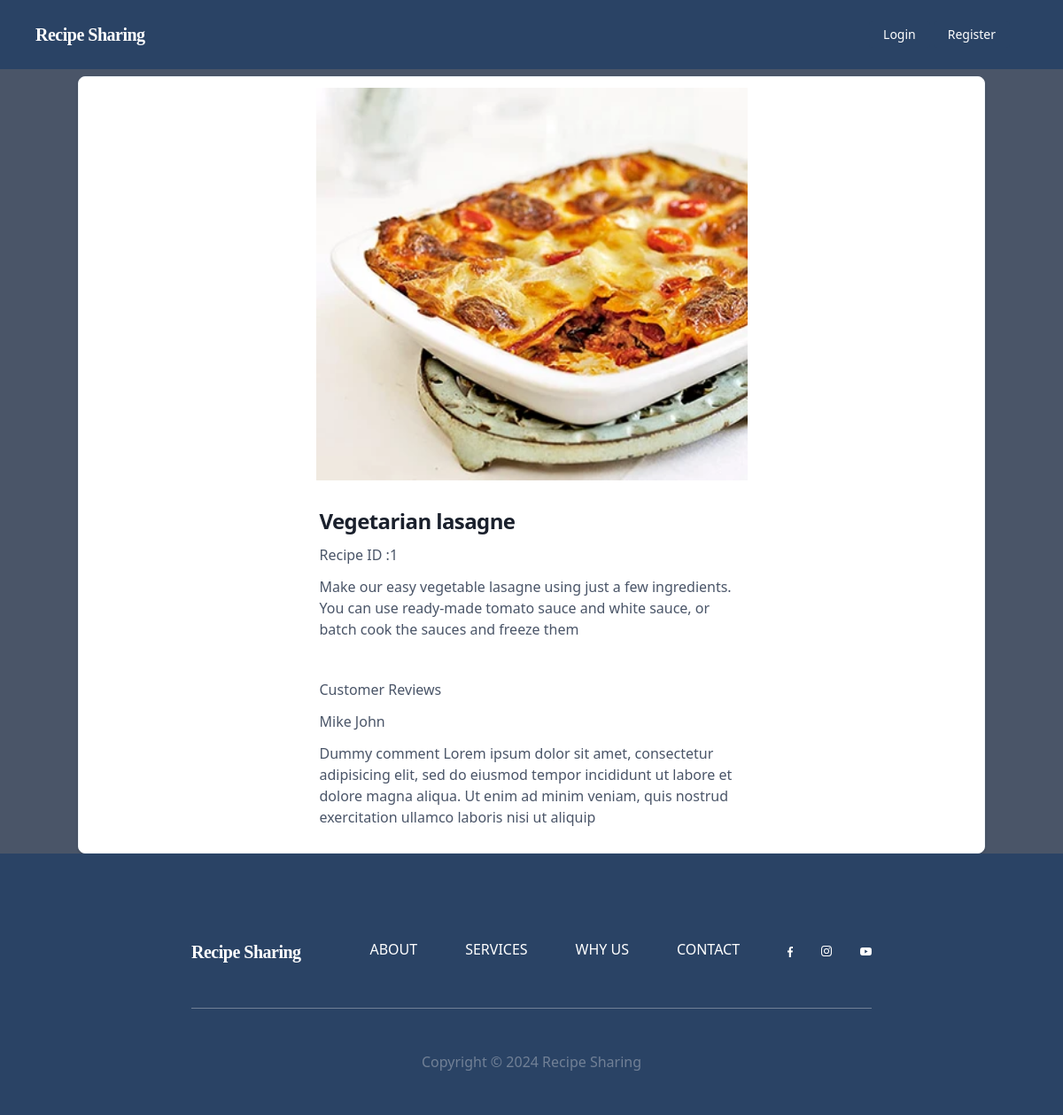
Page /recipe_detail/1 on the committed database.
### recipe/models.py (models this page shows, shortened)
class Recipe(models.Model):
    id= models.IntegerField(primary_key=True)
    recipe_name = models.CharField(max_length=100, unique=True)
    slug = models.SlugField(max_length=200, unique=True)
    description = models.TextField(max_length=500, blank=True)
    image = models.ImageField(upload_to='photos')
    category = models.ForeignKey(Category, on_delete=models.CASCADE)
    created_date = models.DateTimeField(auto_now_add=True)

### recipe/views.py (the view)
# urls.py: path('recipe_detail/<int:id>', views.recipe_detail, name='recipe_detail'),
def recipe_detail(request, id):
    single_recipe = Recipe.objects.get(pk = id)
    return render(request, 'recipe_detail.html', {'recipe': single_recipe})

### recipe/templates/recipe_detail.html
{% extends 'base.html' %}  {% block content %}
<div class="flex justify-center   bg-white border border-gray-200 rounded-lg shadow  mt-2">
<div class="w-2/4">
  <div >
    <img class="object-cover w-full p-3 " src="{{recipe.image.url}}" alt="">
  </div>
  <div class="flex flex-col justify-between p-4 leading-normal">
      <h5 class="mb-2 text-2xl font-bold tracking-tight text-gray-900 dark:text-white">{{recipe.recipe_name}}</h5>
      <p class="mb-3 font-normal text-gray-700 dark:text-gray-400">Recipe ID :{{recipe.id}}</p>
      <p class="mb-3 font-normal text-gray-700 dark:text-gray-400">{{recipe.description}}</p>
  </div>
  <div class="flex flex-col justify-between p-4 leading-normal">
    <h3 class="mb-3 font-normal text-gray-700 dark:text-gray-400">Customer Reviews</h3>
    <h4 class="mb-3 font-normal text-gray-700 dark:text-gray-400">Mike John</h4>
    <p class="mb-3 font-normal text-gray-700 dark:text-gray-400">
        Dummy comment Lorem ipsum dolor sit amet, consectetur
              adipisicing elit, sed do eiusmod tempor incididunt ut labore
              et dolore magna aliqua. Ut enim ad minim veniam, quis nostrud
              exercitation ullamco laboris nisi ut aliquip
      </p>
    </div>
</div>
  </div>
{% endblock %}

### rows in the picture
Recipe: image (picture), recipe_name "Vegetarian lasagne", id "1", description "Make our easy vegetable lasagne using just a few ingredients. You can use ready-made tomato sauce and white sauce, or batch cook the sauces and freeze them"
